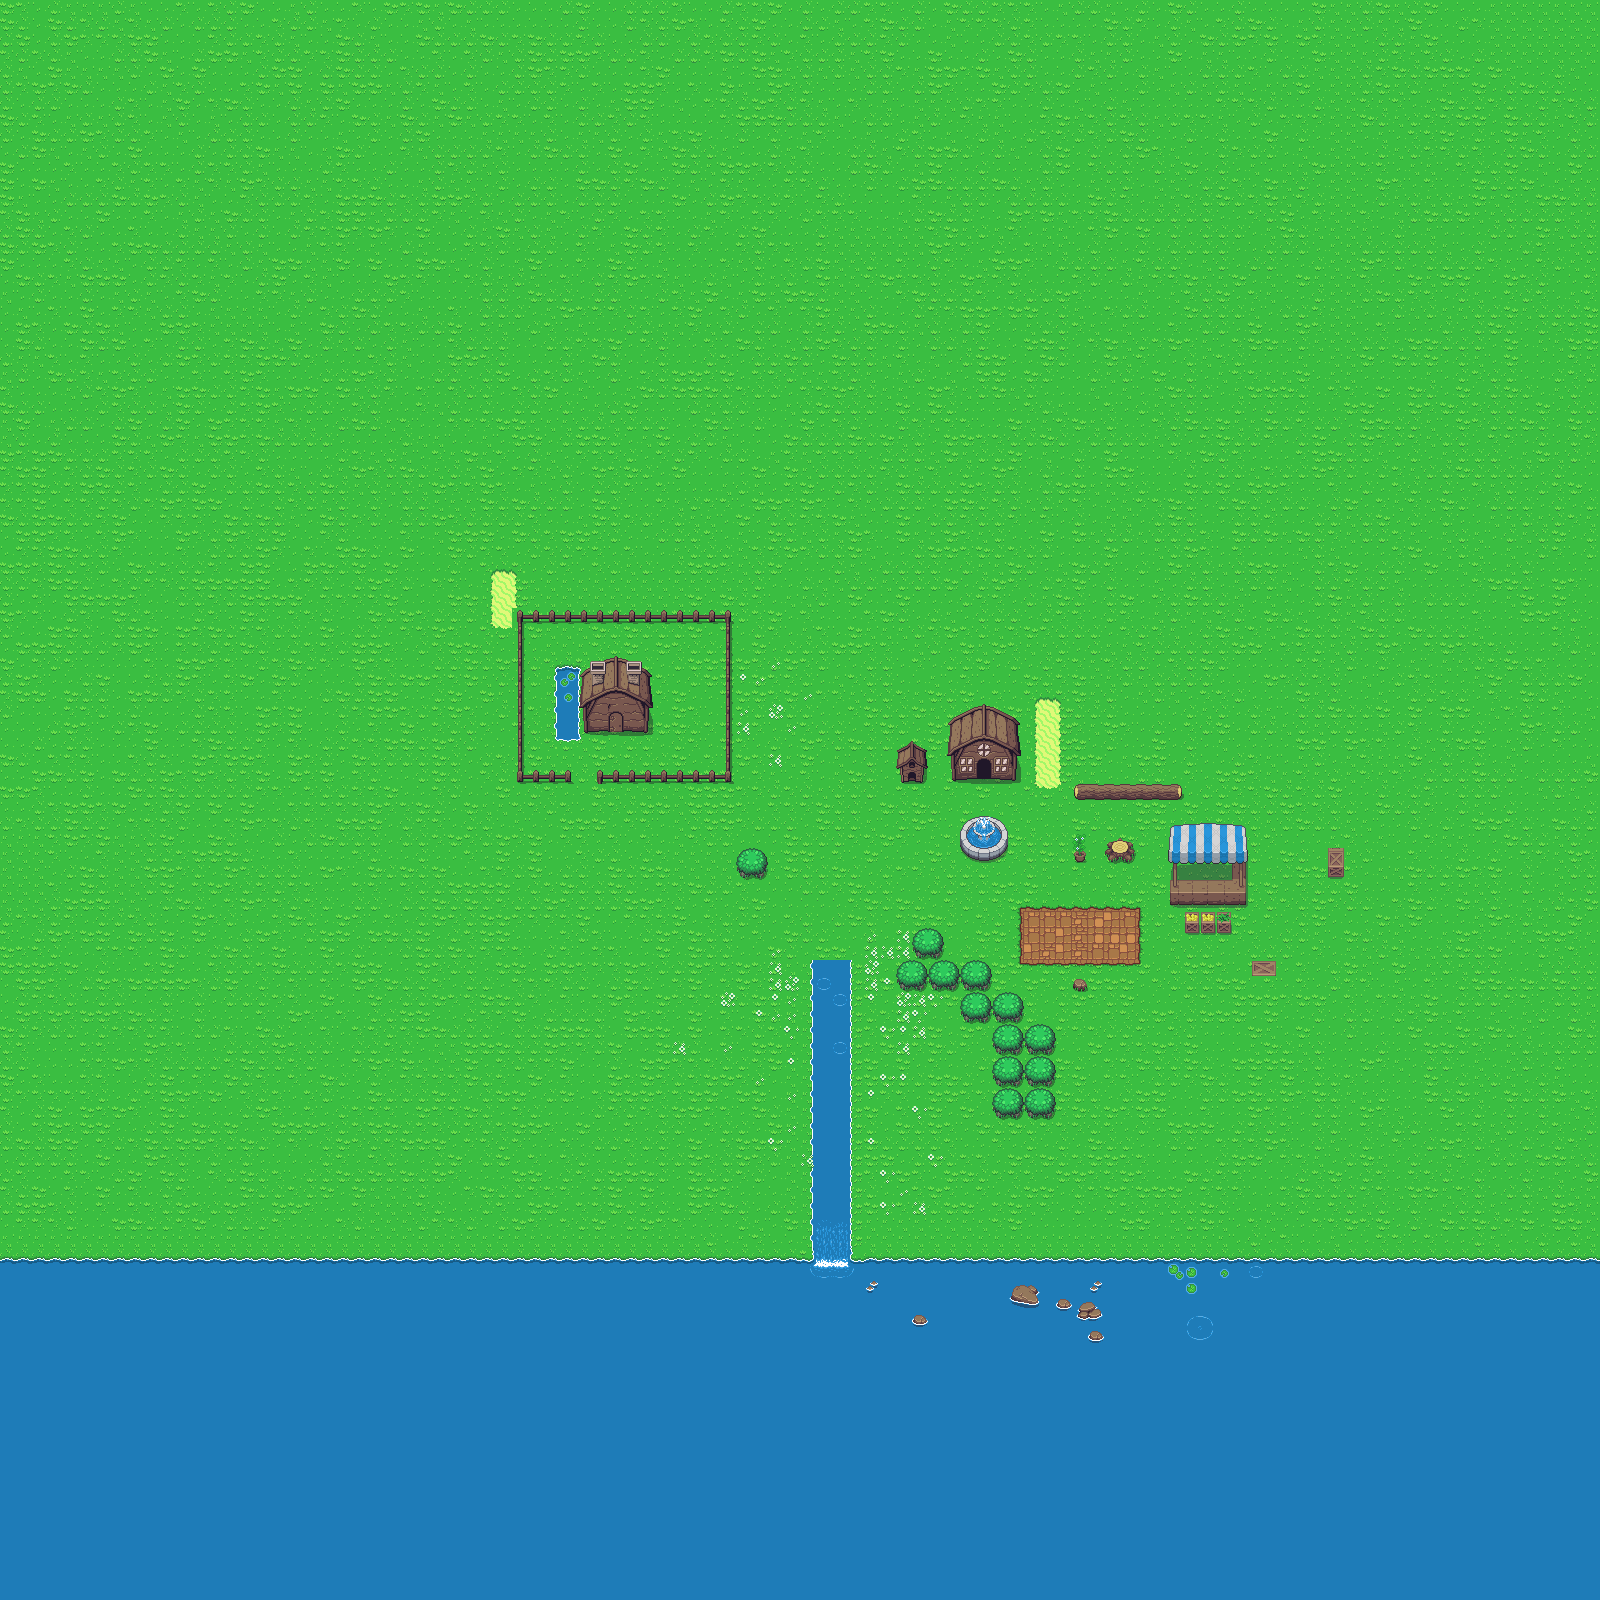

This is a level from a 2D game, rendered from its Tiled map with the project's own tilesets. A one-line summary and the map file follow, with tile-layer data summarised:
An orthogonal 100x100 tile map with 16x16 px tiles, 2 tile layers (Tile Layer 1, Tile Layer 2).

<map version="1.2" tiledversion="1.2.3" orientation="orthogonal" renderorder="right-down" width="100" height="100" tilewidth="16" tileheight="16" infinite="0" nextlayerid="4" nextobjectid="6">
 <tileset firstgid="1" source="tilemap.tsx" />
 <layer id="1" name="Tile Layer 1" width="100" height="100">
  <data>[10000 cells, 10000 non-empty, 18 distinct tile ids]</data>
 </layer>
 <layer id="3" name="Tile Layer 2" width="100" height="100">
  <data>[10000 cells, 388 non-empty, 178 distinct tile ids]</data>
 </layer>
 <objectgroup id="2" name="Object Layer 1" />
</map>
